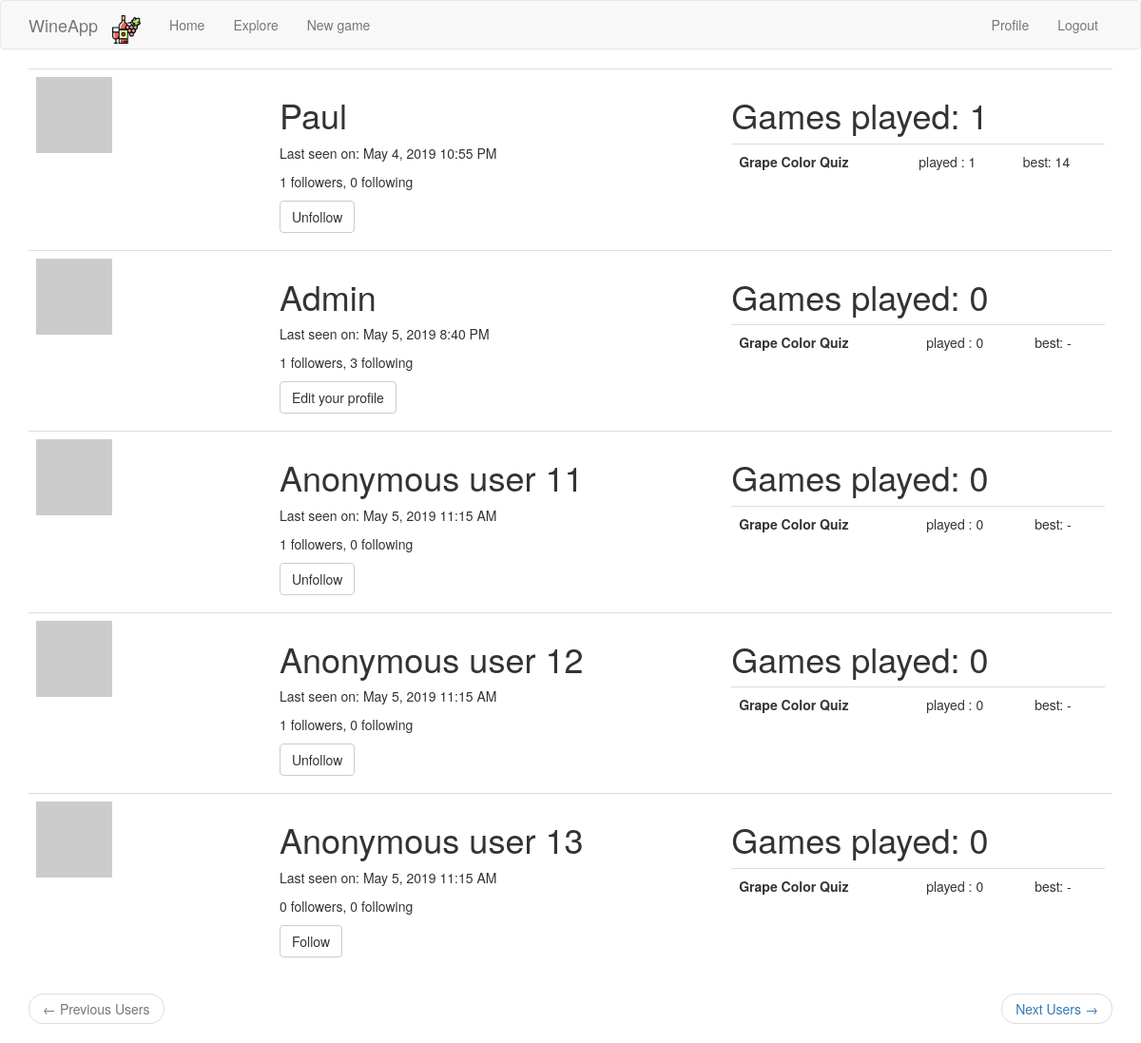
The app's page /explore_users (signed in) with its own data.
### app/models.py (models this page shows, shortened)
class User(UserMixin, db.Model):
    id = db.Column(db.Integer, primary_key=True)
    username = db.Column(db.String(64), index=True, unique=True)
    email = db.Column(db.String(120), index=True, unique=True)
    password_hash = db.Column(db.String(128))
    posts = db.relationship('Post', backref='author', lazy='dynamic')
    about_me = db.Column(db.String(140))
    last_seen = db.Column(db.DateTime, default=datetime.utcnow)
    followed = db.relationship(
        'User', secondary=followers,
        primaryjoin=(followers.c.follower_id == id),
        secondaryjoin=(followers.c.followed_id == id),
        backref=db.backref('followers', lazy='dynamic'), lazy='dynamic')
    def avatar(self, size):
        digest = md5(self.email.lower().encode('utf-8')).hexdigest()
        return 'https://www.gravatar.com/avatar/{}?d=identicon&s={}'.format(
            digest, size)
    def is_following(self, user_):
        return self.followed.filter(
            followers.c.followed_id == user_.id).count() > 0

### app/main/routes.py (the view)
@bp.route('/explore_users', methods=['GET', 'POST'])
@login_required
def explore_users():
    page = request.args.get('page', 1, type=int)
    users = User.query.order_by(User.id.asc()).paginate(
        page, current_app.config['USERS_PER_PAGE'], False)
    next_url = url_for('main.explore_users', page=users.next_num) \
        if users.has_next else None
    prev_url = url_for('main.explore_users', page=users.prev_num) \
        if users.has_prev else None
    games_stats = {u.id: get_player_stats(u) for u in users.items}
    return render_template('explore_users.html',
                           users=users.items,
                           games_stats=games_stats,
                           prev_url=prev_url,
                           next_url=next_url)

### app/main/routes.py (called while the page is built)
@bp.before_app_request
def before_request():
    if current_user.is_authenticated:
        current_user.last_seen = datetime.utcnow()
        db.session.commit()
    g.locale = str(get_locale())

### app/models.py (called while the page is built)
@login.user_loader
def load_user(id):
    return User.query.get(int(id))

def get_player_stats(user_):
    games = Game.query.filter_by(player_id=user_.id).all()
    games_per_type = {}
    for game_type, game_name in current_app.config['GAMES_TO_NAMES'].items():
        games_per_type[(game_type, game_name)] = [game for game in games if game.game_type == game_type]
    summary_per_type = []
    for (game_type, game_name), games in games_per_type.items():
        summary_per_type.append(
            {
                'name': game_name,
                'type': game_type,
                'nb_played': len(games),
                'best': max(games, key=lambda x: x.score).score if len(games) > 0 else '-'
            }
        )
        return summary_per_type, len(games)

### app/templates/explore_users.html
{% extends "base.html" %}
{% block app_content %}
<table class="table table-hover">
     {% for user in users %}
        {% include '_user.html' %}
    {% endfor %}
</table>
<nav aria-label="...">
    <ul class="pager">
        <li class="previous{% if not prev_url %} disabled{% endif %}">
            <a href="{{ prev_url or '#' }}">
                <span aria-hidden="true">&larr;</span> {{ _('Previous Users') }}
            </a>
        </li>
        <li class="next{% if not next_url %} disabled{% endif %}">
            <a href="{{ next_url or '#' }}">
                {{ _('Next Users') }} <span aria-hidden="true">&rarr;</span>
            </a>
        </li>
    </ul>
</nav>
{% endblock %}

### app/templates/_user.html (shortened to what this page needs)
<tr onclick="window.location='{{ url_for('main.user', username=user.username) }}'">
    <td width="256px"><img src="{{ user.avatar(256) }}"></td>
    <td>
        <h1>{{ user.username.capitalize() }}</h1>
        {% if user.last_seen %}
        <p>{{ _('Last seen on') }}: {{ moment(user.last_seen).format('LLL') }}</p>
        {% endif %}
        <p>{{ _('%(count)d followers', count=user.followers.count()) }}, {{ _('%(count)d following',
            count=user.followed.count()) }}</p>
        {% if user == current_user %}
        <p><a class="btn btn-default" href="{{ url_for('main.edit_profile') }}">{{ _('Edit your profile') }}</a></p>
        {% elif not current_user.is_following(user) %}
        <p><a class="btn btn-default" href="{{ url_for('main.follow', username=user.username) }}">{{ _('Follow') }}</a></p>
        {% else %}
        <p><a class="btn btn-default" href="{{ url_for('main.unfollow', username=user.username) }}">{{ _('Unfollow') }}</a></p>
        {% endif %}
    </td>
    <td>
        <h1>Games played: {{ games_stats[user.id][1] }}</h1>
        <table class="table table-hover">
            {% for game in games_stats[user.id][0] %}
            <tr>
                <th>{{ game.name }}</th>
                <td>played : {{ game.nb_played }}</td>
                <td>best: {{ game.best }}</td>
                {% endfor %}
            </tr>
        </table>
    </td>
</tr>

### records on screen
User: username "Paul", last_seen "May 4, 2019 10:55 PM", games_stats "1", name "Grape Color Quiz", nb_played "1", best "14"
User: username "Admin", last_seen "May 5, 2019 8:40 PM", games_stats "0", name "Grape Color Quiz", nb_played "0", best "-"
User: username "Anonymous user 11", last_seen "May 5, 2019 11:15 AM", games_stats "0", name "Grape Color Quiz", nb_played "0", best "-"
User: username "Anonymous user 12", last_seen "May 5, 2019 11:15 AM", games_stats "0", name "Grape Color Quiz", nb_played "0", best "-"
User: username "Anonymous user 13", last_seen "May 5, 2019 11:15 AM", games_stats "0", name "Grape Color Quiz", nb_played "0", best "-"
